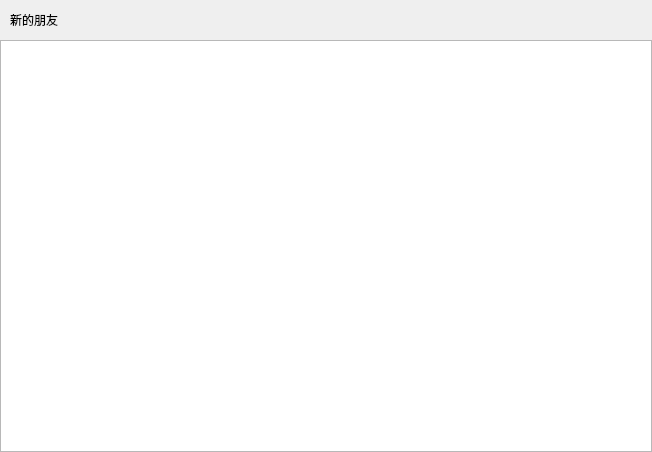
<?xml version="1.0" encoding="UTF-8"?>
<ui version="4.0">
 <class>ApplyFriendPage</class>
 <widget class="QWidget" name="ApplyFriendPage">
  <property name="geometry">
   <rect>
    <x>0</x>
    <y>0</y>
    <width>652</width>
    <height>452</height>
   </rect>
  </property>
  <property name="windowTitle">
   <string>Form</string>
  </property>
  <layout class="QVBoxLayout" name="verticalLayout">
   <property name="spacing">
    <number>0</number>
   </property>
   <property name="leftMargin">
    <number>0</number>
   </property>
   <property name="topMargin">
    <number>0</number>
   </property>
   <property name="rightMargin">
    <number>0</number>
   </property>
   <property name="bottomMargin">
    <number>0</number>
   </property>
   <item>
    <widget class="QWidget" name="friendApplyWid" native="true">
     <layout class="QHBoxLayout" name="horizontalLayout">
      <property name="spacing">
       <number>0</number>
      </property>
      <property name="leftMargin">
       <number>0</number>
      </property>
      <property name="topMargin">
       <number>0</number>
      </property>
      <property name="rightMargin">
       <number>0</number>
      </property>
      <property name="bottomMargin">
       <number>0</number>
      </property>
      <item>
       <spacer name="horizontalSpacer_2">
        <property name="orientation">
         <enum>Qt::Horizontal</enum>
        </property>
        <property name="sizeType">
         <enum>QSizePolicy::Fixed</enum>
        </property>
        <property name="sizeHint" stdset="0">
         <size>
          <width>10</width>
          <height>20</height>
         </size>
        </property>
       </spacer>
      </item>
      <item>
       <widget class="QLabel" name="friendApplyLabel">
        <property name="minimumSize">
         <size>
          <width>0</width>
          <height>40</height>
         </size>
        </property>
        <property name="maximumSize">
         <size>
          <width>16777215</width>
          <height>40</height>
         </size>
        </property>
        <property name="text">
         <string>新的朋友</string>
        </property>
       </widget>
      </item>
      <item>
       <spacer name="horizontalSpacer">
        <property name="orientation">
         <enum>Qt::Horizontal</enum>
        </property>
        <property name="sizeHint" stdset="0">
         <size>
          <width>579</width>
          <height>20</height>
         </size>
        </property>
       </spacer>
      </item>
     </layout>
    </widget>
   </item>
   <item>
    <widget class="QWidget" name="widget_2" native="true">
     <layout class="QVBoxLayout" name="verticalLayout_2">
      <property name="spacing">
       <number>0</number>
      </property>
      <property name="leftMargin">
       <number>0</number>
      </property>
      <property name="topMargin">
       <number>0</number>
      </property>
      <property name="rightMargin">
       <number>0</number>
      </property>
      <property name="bottomMargin">
       <number>0</number>
      </property>
      <item>
       <widget class="ApplyFriendList" name="applyFriendList"/>
      </item>
     </layout>
    </widget>
   </item>
  </layout>
 </widget>
 <customwidgets>
  <customwidget>
   <class>ApplyFriendList</class>
   <extends>QListWidget</extends>
   <header location="global">applyfriendlist.h</header>
  </customwidget>
 </customwidgets>
 <resources/>
 <connections/>
</ui>
